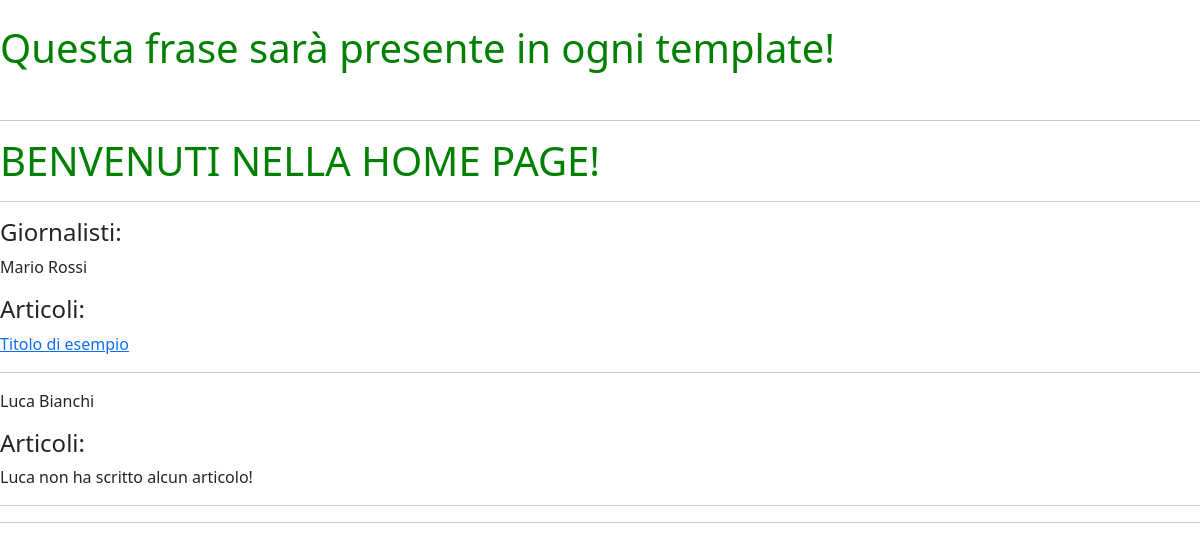
Before: / with the older database file.
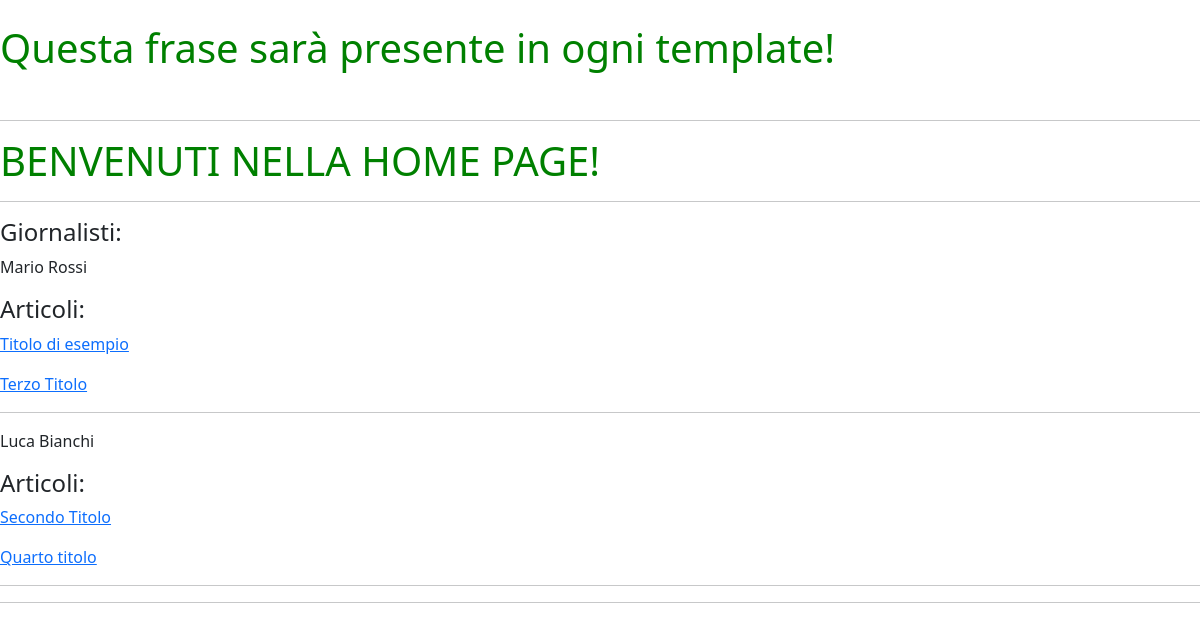
After: the same page with the newer database file.
### news/models.py (models this page shows, shortened)
class Giornalista(models.Model):
    nome = models.CharField(max_length=20)
    cognome = models.CharField(max_length=20)
    class Meta:
        verbose_name = 'Giornalista'
        verbose_name_plural = 'Giornalisti'

class Articolo(models.Model):
    titolo = models.CharField(max_length=100)
    contenuto = models.TextField()
    giornalista = models.ForeignKey(Giornalista,on_delete=models.CASCADE,related_name='articoli')
    def get_absolute_url(self):
        return reverse("articoloDetail", kwargs={"pk": self.pk})
    class Meta:
        verbose_name = 'Articolo'
        verbose_name_plural = 'Articoli'

### news/views.py (the view)
# urls.py: 2. Add a URL to urlpatterns:  path('', views.home, name='home')
def home(request):
    articoli = Articolo.objects.all()
    giornalisti = Giornalista.objects.all()
    context={'articoli':articoli,'giornalisti':giornalisti}
    return render(request,'homepage.html',context)

### templates/homepage.html (shortened to what this page needs)
    {% extends 'base.html' %}
    {% block content %}
    <h1>BENVENUTI NELLA HOME PAGE!</h1>
    <hr>
    <h4>Giornalisti:</h4>
    {% for giornalista in giornalisti %}
       <p>{{ giornalista.nome }} {{ giornalista.cognome }}</p>
       <h4>Articoli:</h4>
       {% for articolo in giornalista.articoli.all %}
       <p><a href="{{ articolo.get_absolute_url }} ">{{ articolo.titolo }}</a></p>
    {% empty %}
       <p>{{giornalista.nome}} non ha scritto alcun articolo!</p>
       {% endfor %}
       <hr>
    {% endfor %}
    {% endblock content %}

Changed rows visible on the page:
added Articolo: titolo "Terzo Titolo", shown under Giornalista "Mario"
shown differently, row unchanged: Giornalista "Luca": nome "Luca" → (not shown)
added Articolo: titolo "Secondo Titolo", shown under Giornalista "Luca"
added Articolo: titolo "Quarto titolo", shown under Giornalista "Luca"
